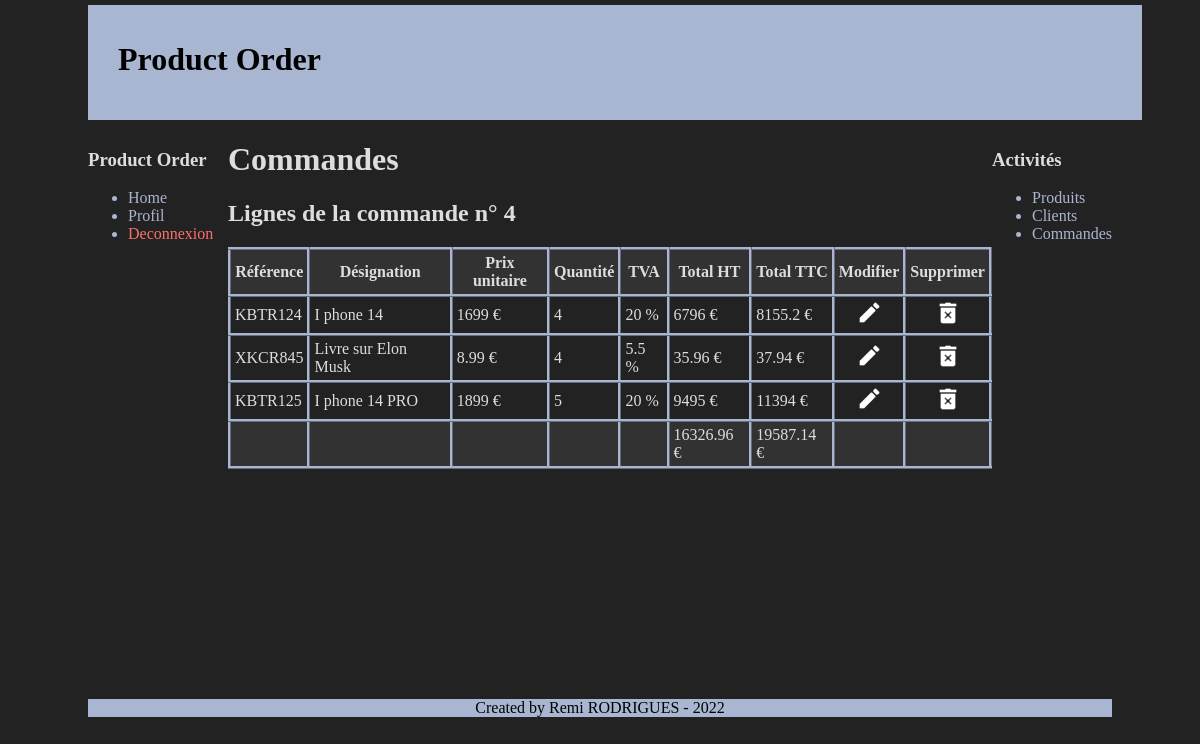
The page /order/detailOrder.php?id=4 (signed in) on the database its author committed.
### tables this page shows
CREATE TABLE `order_lines` (
  `id` int(11) NOT NULL,
  `order_id` int(11) NOT NULL,
  `user_id` int(11) NOT NULL,
  `product_id` int(11) NOT NULL,
  `reference` varchar(10) NOT NULL,
  `designation` varchar(50) NOT NULL,
  `unit_price` float NOT NULL,
  `rate` float NOT NULL,
  `quantity` int(11) NOT NULL,
  `total_HT` float NOT NULL,
  `total_TTC` float NOT NULL,
  `add_date` datetime NOT NULL,
  `update_date` datetime NOT NULL,
  `deleted` tinyint(1) NOT NULL DEFAULT 0,
  `delete_date` datetime DEFAULT NULL
);

### order/detailOrder.php (the view, shortened to what this page needs)
<?php
require("../layout/htmlHead.php");
echo htmlHead("Lignes d'une Commande", "../style");
$orderId = intval($_GET["id"]);
?>
    <body>
        <?php include("../layout/header.php"); ?>
        <div id="menu">
            <div class="element_menu">
                <h3>Product Order</h3>
                <ul>
                    <li><a href="../home.php">Home</a></li>
                    <li><a href="../profil.php">Profil</a></li>
                    <li><a href="../deconnexion.php" class="deconnexion_btn">Deconnexion</a></li>
                </ul>
            </div>
        </div>
        <div id="menu_right">
            <div class="element_menu">
                <h3>Activités</h3>
                <ul>
                    <li><a href="../product/productList.php">Produits</a></li>
                    <li><a href="../customer/customerList.php">Clients</a></li>
                    <li><a href="orderList.php">Commandes</a></li>
                </ul>
            </div>
        </div>
        <div id="corps">
            <h1>Commandes</h1>
            <h2>Lignes de la commande n° <?= $orderId; ?></h2>
            <?php
            include("../utils/connexion_db.php");
            $orderLines = $bdd->prepare("
                SELECT OL.id, OL.reference, OL.designation, OL.unit_price, OL.rate, OL.quantity, OL.total_HT, OL.total_TTC
                FROM order_lines AS OL
                INNER JOIN orders ON orders.id = OL.order_id
                INNER JOIN users ON users.id = orders.user_id
                INNER JOIN companies ON companies.id = users.company_id
                WHERE OL.order_id = :order_id
                AND users.company_id = :company_id
                AND OL.deleted = 0;
            ");
            $orderLines->execute([
                "order_id"=> $orderId,
                "company_id"=> $_SESSION["company_id"],
            ]);
            $data = $orderLines->fetchAll();
            ?>
            <?php if ($data == false): ?>
                <?= "Vous n'êtes pas autorisé à accéder à cette commande ! <br/><br/>"; ?>
                <?= "Retournez sur la <a href='orderList.php'>page des commandes</a>.<br/>"; ?>
            <?php else: ?>
                <?php
                    $totalHT = 0;
                    $totalTTC = 0;
                    for ($i=0; $i < count($data); $i++) {
                        $totalHT += $data[$i]["total_HT"];
                        $totalTTC += $data[$i]["total_TTC"];
                    }
                ?>
                <table>
                    <thead>
                        <tr>
                            <th>Référence</th>
                            <th>Désignation</th>
                            <th>Prix unitaire</th>
                            <th>Quantité</th>
                            <th>TVA</th>
                            <th>Total HT</th>
                            <th>Total TTC</th>
                            <th>Modifier</th>
                            <th>Supprimer</th>
                        </tr>
                    </thead>
                    <tbody>
                        <?php for ($i=0; $i < count($data); $i++) :?>
                            <tr>
                                <td><?= $data[$i]["reference"]; ?></td>
                                <td><?= $data[$i]["designation"]; ?></td>
                                <td><?= round($data[$i]["unit_price"], 2); ?> €</td>
                                <td><?= $data[$i]["quantity"]; ?></td>
                                <td><?= $data[$i]["rate"]; ?> %</td>
                                <td><?= round($data[$i]["total_HT"], 2); ?> €</td>
                                <td><?= round($data[$i]["total_TTC"], 2); ?> €</td>
                                <td style="text-align:center;">
                                    <a href="updateOrderLine.php?id=<?= $data[$i]["id"]; ?>">
                                        <img src="../images/modifier.png" />
                                    </a>
                                </td>
                                <td style="text-align:center;">
                                    <a href="deleteOrderLine.php?id=<?= $data[$i]["id"]; ?>&order_id=<?= $orderId; ?>">
                                        <img src="../images/supprimer.png" />
                                    </a>
                                </td>
                            </tr>
                        <?php endfor;?>
                    </tbody>
                    <tfoot>
                        <tr>
                            <td></td>
                            <td></td>
                            <td></td>
                            <td></td>
                            <td></td>
                            <td><?= round($totalHT, 2); ?> €</td>
                            <td><?= round($totalTTC, 2); ?> €</td>
                            <td></td>
                            <td></td>
                        </tr>
                    </tfoot>
                </table>
            <?php endif; ?>
        </div>
        <?php include("../layout/footer.php"); ?>
    </body>
</html>

### style.css (style rules this page uses)
body { width: 1024px; margin: auto; margin-top: 5px; margin-bottom: 5px; background-color: #222; color: #ddd; }
#menu { float: left; width: 120px; margin-bottom: 10px; }
#menu_right { float: right; width: 120px; margin-bottom: 10px; }
#corps { margin-left: 140px; margin-bottom: 20px; }
a { text-decoration: none; color: rgb(169, 182, 209); }
ul { color: rgb(169, 182, 209); }
table, th, td { border: 3px ridge rgb(169, 182, 209); border-collapse: collapse; padding: 4px; }
thead, tfoot { background-color: rgb(50, 50, 50); }
.deconnexion_btn { color: rgb(255, 110, 110); }

### rows shown on the page
order_lines: reference "KBTR124", designation "I phone 14", unit_price "1699", quantity "4", rate "20", total_HT "6796", total_TTC "8155.2"
order_lines: reference "XKCR845", designation "Livre sur Elon Musk", unit_price "8.99", quantity "4", rate "5.5", total_HT "35.96", total_TTC "37.94"
order_lines: reference "KBTR125", designation "I phone 14 PRO", unit_price "1899", quantity "5", rate "20", total_HT "9495", total_TTC "11394"

### other values the page prints
$orderId "4"
$totalHT "16326.96"
$totalTTC "19587.14"
